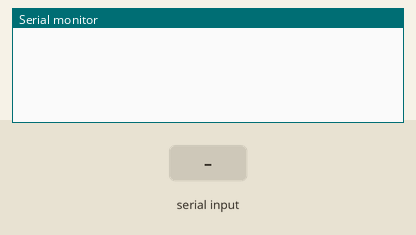
Bench run of a sketch on a simulated Arduino Uno, built with avr-gcc and run on an emulated ATmega328P. Shown: the last lines printed to the serial monitor. Inputs (shaded band) come from the test bench.

Above: at 1.2 s.
1.3 s: "90,45\n" received over Serial
At 2.1 s:
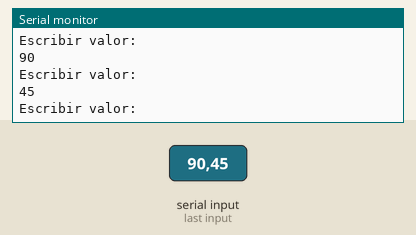
2.8 s: "30,150\n" received over Serial
At 3.7 s:
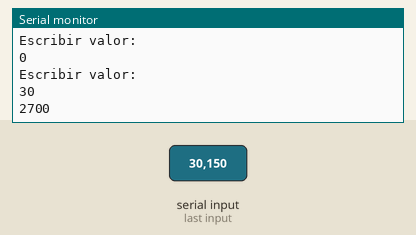
Timing chart, 0 to 5.8 s (numbered marks = the images above; inputs shaded):
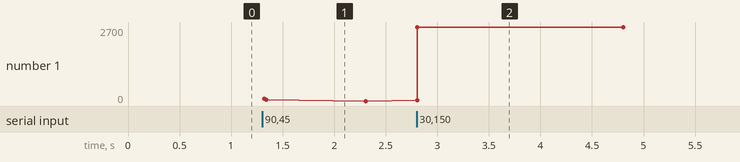

The sketch:

Determinante.ino
```cpp
int i,determ,j,cant;
int tabla[2][2];

void setup() {
  // put your setup code here, to run once:
  Serial.begin(9600);
   determ=0;
  cant=0;

}

void loop() {
  // put your main code here, to run repeatedly:
  while(cant<4){

if(Serial.available()>0){
  for (i=0;i<=1;i++){

        for (j=0;j<=1;j++){
           Serial.println("Escribir valor: ");


            tabla [i][j] = Serial.parseInt();
            Serial.println(tabla[i][j]);
            cant++;
        }
    }

}

  }

  determ = (tabla[0][0] * tabla[1][1])-(tabla[1][0]*tabla[0][1]);
        Serial.println(determ);

delay(2000);
}
```

Measured:
- after the input at 1.3 s, the serial monitor: prints a new line at once (image 1)
- after the input at 2.8 s, the serial monitor: prints a new line at once (image 2)
- plotted number 1: 0 → 2700 after the input at 2.8 s
